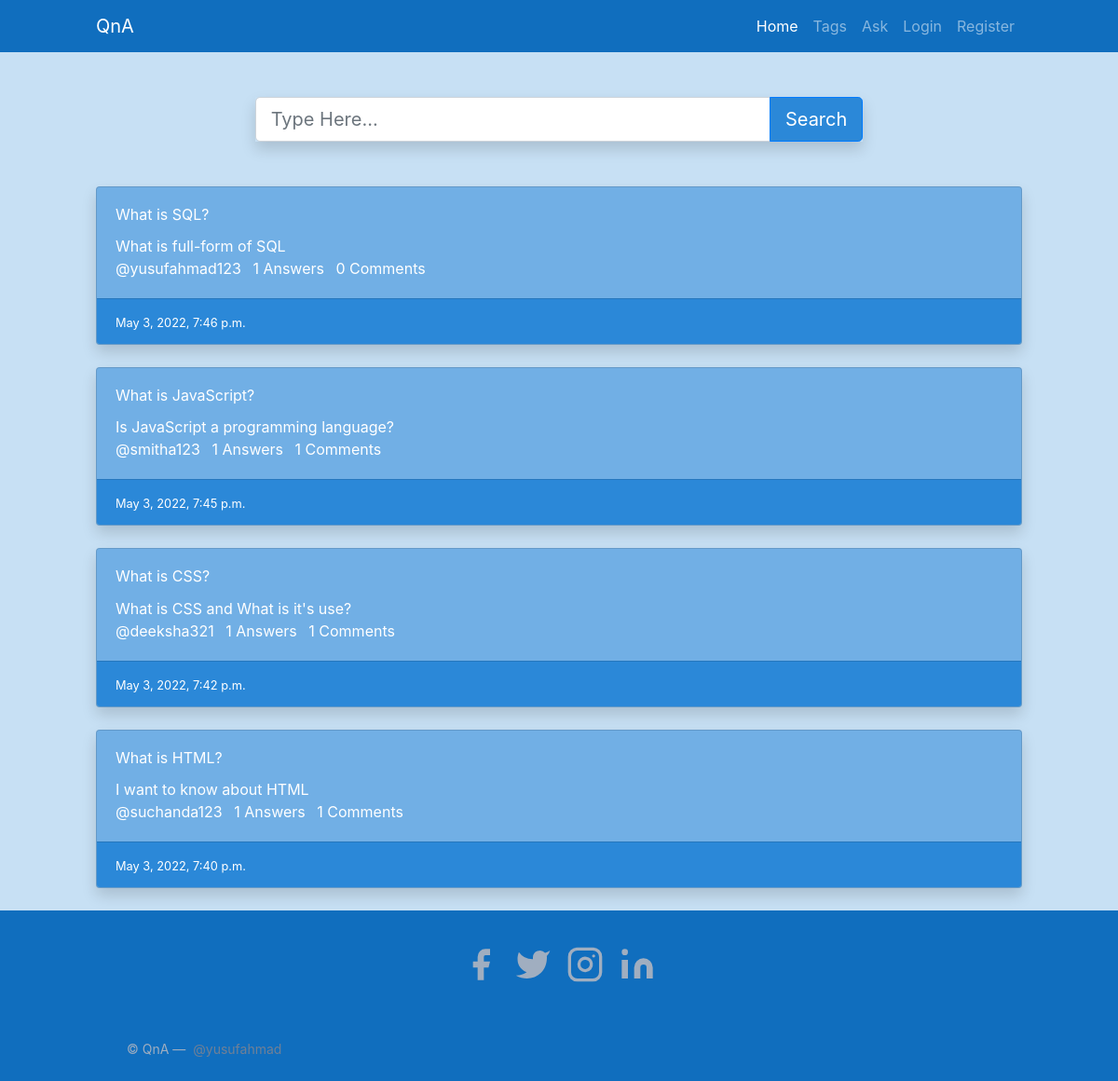
The page / on the database its author committed.
### main/models.py (models this page shows, shortened)
class Question(models.Model):
    user=models.ForeignKey(CustomUser,on_delete=models.CASCADE)
    title=models.CharField(max_length=300)
    detail=models.TextField()
    tags=models.TextField(default='')
    add_time=models.DateTimeField(auto_now_add=True)

class CustomUser(AbstractUser):
    bio=models.TextField()
    location=models.CharField(max_length=200)

### main/views.py (the view)
# urls.py: path('',views.home,name='home'),
def home(request):
    if 'q' in request.GET:
        q=request.GET['q']
        quests=Question.objects.annotate(total_comments=Count('answer__comment')).filter(title__icontains=q).order_by('-id')
    else:
        quests=Question.objects.annotate(total_comments=Count('answer__comment')).all().order_by('-id')
    paginator=Paginator(quests,10)
    page_num=request.GET.get('page',1)
    quests=paginator.page(page_num)
    return render(request,'home.html',{'quests':quests})

### main/templates/home.html (shortened to what this page needs)
{% load static %}
<!DOCTYPE html>
<html lang="en">
<head>
    <link rel="stylesheet" href="{% static 'bootstrap.min.css' %}" />
    <link href="https://unpkg.com/tailwindcss@^1.0/dist/tailwind.min.css" rel="stylesheet">
</head>
<body style="background-color:#c7e0f4">
    <nav class="navbar navbar-expand-lg navbar-dark "  style="background-color:#106ebe">
        <div class="container" >
            <a class="navbar-brand" href="#">QnA</a>
            <div class="collapse navbar-collapse" id="navbarNav">
                <ul class="navbar-nav ml-auto">
                    <li class="nav-item active">
                        <a class="nav-link" href="#">Home</a>
                    </li>
                    <li class="nav-item">
                        <a class="nav-link" href="/tags">Tags</a>
                    </li>
                    <li class="nav-item">
                        <a class="nav-link" href="/ask-question">Ask</a>
                    </li>
                    {% if user.is_authenticated %}
                    <li class="nav-item">
                        <a class="nav-link" href="/accounts/profile">Profile</a>
                    </li>
                    <li class="nav-item">
                        <a class="nav-link" href="{% url 'logout' %}">Logout</a>
                    </li>
                    {% else %}
                    <li class="nav-item">
                        <a class="nav-link" href="/accounts/login">Login</a>
                    </li>
                    <li class="nav-item">
                        <a class="nav-link" href="/accounts/register">Register</a>
                    </li>
                    {% endif %}
                </ul>
            </div>
        </div>
    </nav>
    <div class="container py-5 ">
        <div class="row">
            <div class="col-md-8 offset-2">
                <form>
                    <div class="input-group shadow">
                        <input type="text" name="q" class="form-control form-control-lg" placeholder="Type Here..." />
                        <div class="input-group-append" >
                        <button class="btn btn-lg btn-primary" style="background-color:#2b88d8" type="submit" id="button-addon2">Search</button>
                        </div>
                    </div>
                </form>
            </div>
        </div>
    </div>
    <div class="container" >
        {% for quest in quests %}
        <div class="card mb-4 shadow" style="color:white;background-color:#71afe5;">
            <div class="card-body">
                <h4 class="card-title"><a href="/detail/{{quest.id}}">{{quest.title}}</a></h4>
                <p class="card-text">{{quest.detail}}</p>
                <p>
                    <a href="#" class="mr-2">@{{quest.user.username}}</a>
                    <a href="#" class="mr-2">{{quest.answer_set.count}} Answers</a>
                    <a href="#" class="mr-2">{{quest.total_comments}} Comments</a>
                </p>
            </div>
            <div class="card-footer" style="color:white;background-color:#2b88d8;">
                <small>{{quest.add_time}}</small>
            </div>
        </div>
        {% endfor %}
    </div>
   <footer class="text-gray-600 body-font" style="background-color: #106ebe">
    <div style="text-align:center;padding:30px">
        <span class="inline-flex sm:ml-auto sm:mt-0 mt-2 justify-center sm:justify-start">
            <a class="text-gray-500" href="https://www.facebook.com/">
              <svg fill="currentColor" stroke-linecap="round" stroke-linejoin="round" stroke-width="2" class="w-10 h-10" viewBox="0 0 24 24">
                <path d="M18 2h-3a5 5 0 00-5 5v3H7v4h3v8h4v-8h3l1-4h-4V7a1 1 0 011-1h3z"></path>
              </svg>
            </a>
            <a class="ml-3 text-gray-500" href="https://twitter.com/">
              <svg fill="currentColor" stroke-linecap="round" stroke-linejoin="round" stroke-width="2" class="w-10 h-10" viewBox="0 0 24 24">
                <path d="M23 3a10.9 10.9 0 01-3.14 1.53 4.48 4.48 0 00-7.86 3v1A10.66 10.66 0 013 4s-4 9 5 13a11.64 11.64 0 01-7 2c9 5 20 0 20-11.5a4.5 4.5 0 00-.08-.83A7.72 7.72 0 0023 3z"></path>
              </svg>
            </a>
            <a class="ml-3 text-gray-500" href="https://www.instagram.com/">
              <svg fill="none" stroke="currentColor" stroke-linecap="round" stroke-linejoin="round" stroke-width="2" class="w-10 h-10" viewBox="0 0 24 24">
                <rect width="20" height="20" x="2" y="2" rx="5" ry="5"></rect>
                <path d="M16 11.37A4 4 0 1112.63 8 4 4 0 0116 11.37zm1.5-4.87h.01"></path>
              </svg>
            </a>
            <a class="ml-3 text-gray-500" href="https://www.linkedin.com/">
            </a>
          </span>
    </div>
    <div class="bg-white-100">
      <div class="container mx-auto py-4 px-5 flex flex-wrap flex-col sm:flex-row">
        <p class="text-gray-500 text-sm text-center sm:text-left">© QnA —
          <a href="https://twitter.com/PankajS90177959" rel="noopener noreferrer" class="text-gray-600 ml-1" target="_blank">@yusufahmad</a>
        </p>
      </div>
  </footer>
</body>
</html>

### rows shown on the page
Question: title "What is SQL?", detail "What is full-form of SQL", user.username "yusufahmad123", answer_set.count "1", total_comments "0", add_time "May 3, 2022, 7:46 p.m."
Question: title "What is JavaScript?", detail "Is JavaScript a programming language?", user.username "smitha123", answer_set.count "1", total_comments "1", add_time "May 3, 2022, 7:45 p.m."
Question: title "What is CSS?", detail "What is CSS and What is it's use?", user.username "deeksha321", answer_set.count "1", total_comments "1", add_time "May 3, 2022, 7:42 p.m."
Question: title "What is HTML?", detail "I want to know about HTML", user.username "suchanda123", answer_set.count "1", total_comments "1", add_time "May 3, 2022, 7:40 p.m."
